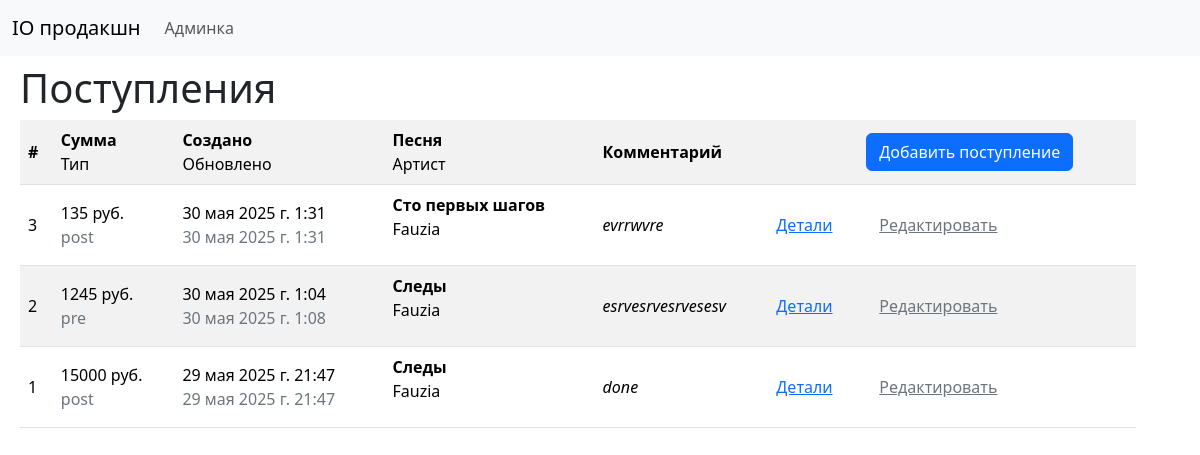
Screenshot of /tr with the database file from the repository.
### iocrm_app/models.py (models this page shows, shortened)
class Transaction(models.Model):
    artist = models.ForeignKey(Artist, related_name="transactions", verbose_name="артист", on_delete = models.PROTECT)
    song = models.ForeignKey(Project, related_name="transactions", verbose_name="песня", on_delete = models.PROTECT)
    type = models.CharField(max_length=6, choices=TRANSACTION_CHOICES, verbose_name="тип", default='pre')
    q = models.IntegerField(verbose_name="сумма")
    receipt = models.URLField(blank=True, null=True, verbose_name="чек")
    created_at = models.DateTimeField(auto_now_add=True)
    updated_at = models.DateTimeField(auto_now=True)
    comment = models.CharField (max_length=512, verbose_name="комментарий")
    ordering = ["-updated_at"]

class Project(models.Model):
    song = models.CharField(max_length=200, verbose_name="песни")
    artist = models.ForeignKey(Artist, related_name="projects", verbose_name="проекты", on_delete = models.PROTECT)
    price = models.IntegerField(verbose_name="стоимость")
    agreement = models.URLField(blank=True, null=True, verbose_name="договор")
    result = models.URLField(blank=True, null=True, verbose_name="результат")
    yandex = models.URLField(blank=True, null=True, verbose_name="ссылка на прослушивание")
    status = models.CharField(max_length=16, choices=PROJECT_CHOICES, default='demo', verbose_name="статус")
    created_at = models.DateTimeField(auto_now_add=True)
    updated_at = models.DateTimeField(auto_now=True)
    def __str__(self):
        return self.song
    ordering = ["-updated_at"]

class Artist(models.Model):
    name = models.CharField(max_length=200, verbose_name="артист")
    created_at = models.DateTimeField(auto_now_add=True)
    updated_at = models.DateTimeField(auto_now=True)
    cover_image = models.FileField(upload_to='images/', null=True, blank=True)
    ordering = ["updated_at"]
    artist_link = models.CharField(max_length=200, verbose_name="ссылка", blank=True, null=True)
    landing = models.BooleanField()
    def __str__(self):
        return self.name

### iocrm_app/views.py (the view)
# urls.py: path("tr", views.tr_list, name="tr_list"),
def tr_list(request):
    trs = Transaction.objects.order_by('-updated_at')
    return render(request, 'iocrm_app/tr_list.html', {'trs': trs})

### iocrm_app/templates/iocrm_app/tr_list.html
{% extends 'iocrm_app/base.html' %}
{% block content %}
        <h1 class="mb-2"> Поступления </h1>
        <table class="table table-striped align-middle">
                <tr>
                    <td>
                        <b>#</b>
                    </td>
                    <td>
                        <b>Сумма</b>
                        <br>
                        Тип
                    </td>
                    <td>
                        <b>Создано</b>
                        <br>
                        Обновлено
                    </td>
                    <td>
                        <b>Песня</b>
                        <br>
                        Артист
                    </td>
                    <td>
                        <b>Комментарий</b>
                    </td>
                    <td>
                    </td>
                    <td><a href="{% url 'tr_new' %}" class="btn btn-primary">Добавить поступление</a></td>
                </tr>
            {% for tr in trs %}
                <tr>
                    <td>
                        {{tr.pk}}
                    </td>
                    <td>
                        <span>{{tr.q}} руб.</span> <br> <span class="text-secondary">{{tr.type}}</span>
                    </td>
                    <td>
                        <span>{{tr.created_at}}</span> <br> <span class="text-secondary">{{tr.updated_at}}</span>
                    </td>
                    <td>
                        <p><b>{{tr.song}}</b> <br>{{tr.artist}}</p>
                    </td>
                    <td>
                        {% if tr.comment %}
                            <span> <i> {{ tr.comment }} <i> </span>
                        {% else %}
                            <span class="text-secondary"> Нет комментариев </span>
                        {% endif %}
                    </td>
                    <td>
                        <a href="{% url 'tr_detail' pk=tr.pk %}">Детали</a>
                    </td>
                    <td><a class="btn btn-link link-secondary" href="{% url 'tr_edit' pk=tr.pk %}">Редактировать</a></td>
                </tr>
            {% endfor %}
        </table>
{% endblock %}

### rows the page displays
Transaction: pk "3", q "135", type "post", created_at "30 мая 2025 г. 1:31", updated_at "30 мая 2025 г. 1:31", song "Сто первых шагов", artist "Fauzia", comment "evrrwvre"
Transaction: pk "2", q "1245", type "pre", created_at "30 мая 2025 г. 1:04", updated_at "30 мая 2025 г. 1:08", song "Следы", artist "Fauzia", comment "esrvesrvesrvesesv"
Transaction: pk "1", q "15000", type "post", created_at "29 мая 2025 г. 21:47", updated_at "29 мая 2025 г. 21:47", song "Следы", artist "Fauzia", comment "done"
